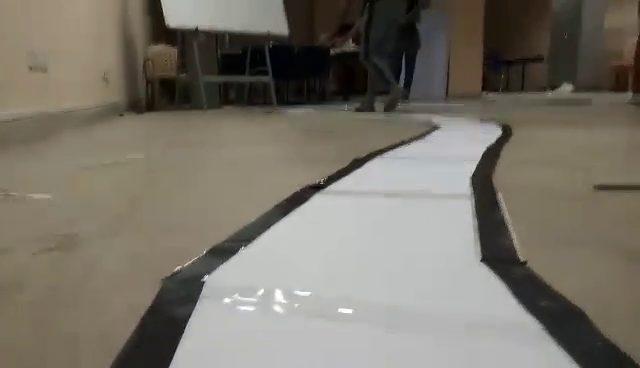
#> input picture frame 114 of abc.mp4, 640 x 368 px
$ python selfcar.py
#> lines starting #> are read from the running program, lines starting #| are printed output that depends on the picture
#Kriti - Kameng 2018

#Import required libraries
import cv2
import numpy as np
from sklearn import linear_model
from sklearn.metrics import mean_squared_error, r2_score
import matplotlib.pyplot as plt
import time
import serial
import struct

#Take input from camera
cap = cv2.VideoCapture('abc.mp4')
ret, frame = cap.read()
#> frame is the input picture: shape (368, 640, 3); mean B, G, R 104.4, 115, 120.5
#frame = cv2.imread('Lane8.png')
font = cv2.FONT_HERSHEY_SIMPLEX

#Global Variables
size_y,size_x,channels = frame.shape
#> size_y = 368; size_x = 640; channels = 3

#Nothing function for trackbars
def nothing(x):
    pass

#arduino = serial.Serial('/dev/ttyACM0', 9600)

#++++++++++++++++++++++++++++++++++++++++++++++++++++++++++++++++++++
#Detection and Planning
def run(thresh):
    global size_x
    global size_y
    global crop_y
    framenumber = 0
    start = time.time()
    print('Starting Detection')
    time.sleep(1)
    #Run continuously
    while True:
        #Get image
        ret, frame = cap.read()
        framenumber += 1
        print("Frame-Number : ", framenumber)
        crop_top = thresh[0]
        crop_bottom = thresh[1]
        lower = thresh[2]
        upper = thresh[3]
        #Crop Image
        crop = frame[size_y-crop_top:size_y-crop_bottom,0:size_x]
        crop_y,crop_x,crop_ch = crop.shape
        centre_x = int(size_x/2)
        centre_y = int(size_y/2)
        #Convert to grayscale
        gray = cv2.cvtColor(crop,cv2.COLOR_BGR2GRAY)
        #Create binary mask
        mask = cv2.inRange(gray,lower,upper)
        #Morphological transformations
        mask = morph(3,mask)
        #Lists to store left and right values
        left = []
        right = []
        #Sample at specific points along y axis
        for i in range(crop_y):
            if i%5 == 0:
                #Get last black point left to centre
                l_max = centre_x - mask[i,0:centre_x][::-1].argmax()
                left.append([l_max,i + size_y-crop_y])
                #Get first black point right to centre
                r_max = mask[i,centre_x:crop_x].argmax()
                right.append([centre_x + r_max,i + size_y-crop_y])
        left = np.array(left)
        right = np.array(right)
        #print(right[int(len(right)/2),0], size_x)
        #Check for 90 degrees to left
        if left[0,0] == centre_x:
            if right[0,0] == centre_x:
                transmit(-90)
                continue
        #Regression
        l_coeff = regression(left)
        r_coeff = regression(right)
        #Find intersection
        intercept_x = (r_coeff[1] - l_coeff[1])/(l_coeff[0] - r_coeff[0])
        intercept_y = l_coeff[0]*intercept_x + l_coeff[1]
        #Find angle wrt centre
        angle = int(np.arctan2((centre_x-intercept_x),(-1*intercept_y + size_y))[0] * 180/3.14)
        #print('Angle : ', angle)
        #Draw centre and intersection lines
        new = frame.copy()
        l_x1 = (size_y-l_coeff[1])/l_coeff[0]
        l_y1 = size_y
        l_x2 = -l_coeff[1]/l_coeff[0]
        r_x1 = (size_y-r_coeff[1])/r_coeff[0]
        r_y1 = size_y
        r_x2 = -r_coeff[1]/r_coeff[0]
        cv2.line(new,(l_x1,l_y1),(l_x2,0),(0,0,255),2)
        cv2.line(new,(r_x1,r_y1),(r_x2,0),(0,0,255),2)
        cv2.line(new,(centre_x,size_y),(centre_x,0),(255,255,255),2)
        cv2.line(new,(centre_x,size_y),(intercept_x,intercept_y),(255,255,0),2)
        cv2.putText(new,str(angle),(centre_x,size_y-5),font,0.5,(0,255,0),1,cv2.LINE_AA)
        #Show images
        cv2.imshow('NEW',new)
        cv2.imshow('MASK', mask)
        #Transmit Speeds
        transmit(angle)
        #Change this for frame rate
        time.sleep(0.2)
        k = cv2.waitKey(5) & 0xFF
        if k == 27:
            break
    #regression(left)
    cap.release()
    cv2.destroyAllWindows()

#Kernel function
def kernel(size):
    return cv2.getStructuringElement(cv2.MORPH_ELLIPSE,(size,size))

#Transformations
def morph(layers,mask):
    #Max 4
    if layers == 1:
        mask = cv2.GaussianBlur(mask,(5,5),2)
    if layers == 2:
        mask = cv2.GaussianBlur(mask,(5,5),2)
        mask = cv2.morphologyEx(mask, cv2.MORPH_OPEN, kernel(4))
    if layers == 3:
        mask = cv2.GaussianBlur(mask,(5,5),2)
        mask = cv2.morphologyEx(mask, cv2.MORPH_OPEN, kernel(4))
        mask = cv2.morphologyEx(mask, cv2.MORPH_CLOSE, kernel(6))
    if layers == 4:
        mask = cv2.GaussianBlur(mask,(5,5),2)
        mask = cv2.morphologyEx(mask, cv2.MORPH_OPEN, kernel(4))
        mask = cv2.morphologyEx(mask, cv2.MORPH_CLOSE, kernel(6))
        mask = cv2.medianBlur(mask, 5)
    return mask

#Regression
def regression(data):
    X_train = data[:,0].reshape(-1,1)
    y_train = data[:,1]
    regr = linear_model.LinearRegression()
    regr.fit(X_train,y_train)
    #print('Regression Coefficents : ', regr.coef_)
    #print('Intercept : ', regr.intercept_)
    m = regr.coef_
    c = regr.intercept_
    if m == 0:
        m += 0.0001
    return [m,c]

#Calibration
def calibrate():
    print('Starting Calibration')
    ret,frame = cap.read()
    while True:

        #Get trackbar values
        crop_top = int(cv2.getTrackbarPos('Crop_top', 'Thresholds'))
        crop_bottom = int(cv2.getTrackbarPos('Crop_bottom', 'Thresholds'))
        lower = int(cv2.getTrackbarPos('Lower_Gray', 'Thresholds'))
        upper = int(cv2.getTrackbarPos('Upper_Gray', 'Thresholds'))
        crop = frame[size_y-crop_top:size_y-crop_bottom,0:size_x]
        crop_y,crop_x,crop_ch = crop.shape
        centre_x = int(size_x/2)
        #Convert to grayscale
        gray = cv2.cvtColor(crop,cv2.COLOR_BGR2GRAY)
        #Create binary mask
        mask = cv2.inRange(gray,lower,upper)
        #Morphological transformations
        mask = morph(3,mask)
        cv2.imshow('Mask',mask)
        cv2.imshow('Frame',gray)
        k = cv2.waitKey(5) & 0xFF
        if k == 13:
            break
    #cap.release()
    cv2.destroyAllWindows()
    out = [crop_top,crop_bottom,lower,upper]
    print('Calibration done')
    print('Selected Parameters')
    print('crop_top :',crop_top, '\tcrop_bottom : ',crop_bottom)
    print('lower :',lower,'\tupper :',upper)
    return out

#Transmission
def transmit(angle):
    #Speed control
    if (abs(angle)<5):
        speed_l = 2
        speed_r = 2
        dir_l = 0 #Forward
        dir_r = 0 #Forward
        print('Motion : Forward')
    if (abs(angle) >= 90):
        speed_l = 2
        speed_r = 2
        print('Motion : 90 Degrees')
    #Set for positive angle - Left motion
    if angle > 5 :
        dir_l = 1 #Backward
        dir_r = 0 #Forward
        print('Motion : Left')
        if angle < 60:
            speed_l = 1
            speed_r = 1
    #In case 60<angle<90 both have same speeds but opppsite directions
    #Set for negative angle - Right motion
    elif angle < -5 :
        print('Motion : Right')
        dir_l = 0 #Forward
        dir_r = 1 #Backward
        if angle > -60:
            speed_l = 1
            speed_r = 1
    #Send 4 digit number
    #serial_data = str(dir_l) + str(speed_l) + str(dir_r) + str(speed_r)
    #print(serial_data)
    #arduino.write(struct.pack('>BBBB',dir_l,speed_l,dir_r,speed_r))

#Main function
def main():
    print('Kameng Hostel - Autonomous Navigation System\n')
    #Create window for thresholds
    cv2.namedWindow('Thresholds')
    cv2.createTrackbar('Crop_top', 'Thresholds', size_y, size_y, nothing)
    cv2.createTrackbar('Crop_bottom', 'Thresholds', 0, size_y, nothing)
    cv2.createTrackbar('Lower_Gray', 'Thresholds', 0, 255, nothing)
    cv2.createTrackbar('Upper_Gray', 'Thresholds', 255, 255, nothing)
    thresh = calibrate()
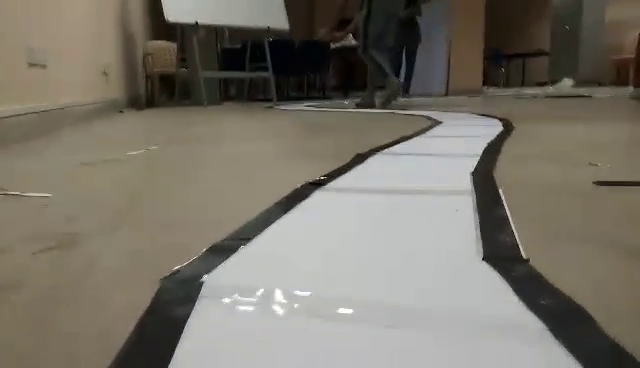
#> input picture frame 115 of abc.mp4, 640 x 368 px
#> in calibrate, frame is the input picture: shape (368, 640, 3); mean B, G, R 104.9, 115.6, 120.9
#> in calibrate, `gray = cv2.cvtColor(crop,cv2.COLOR_BGR2GRAY)`:
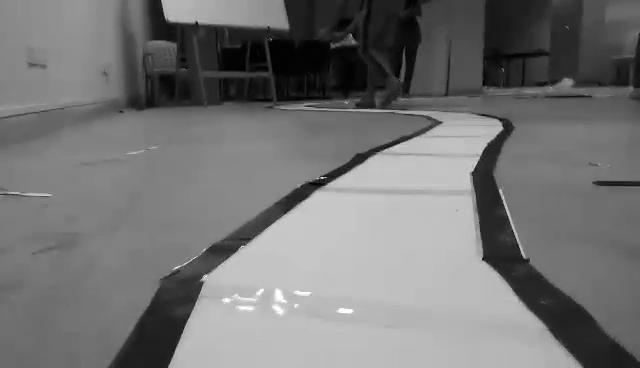
#> gray: shape (368, 640); min 0, max 255, mean 116
#> in calibrate, `mask = cv2.inRange(gray,lower,upper)`: mask: shape (368, 640); every value is 255
#> (key Esc is pressed here)
    time.sleep(1)
    run(thresh)
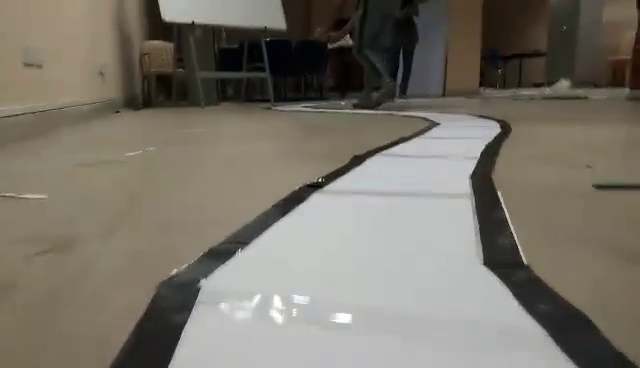
#> input picture frame 116 of abc.mp4, 640 x 368 px
#> in run, frame is the input picture: shape (368, 640, 3); mean B, G, R 104.9, 115.5, 120.8
#> in run, `gray = cv2.cvtColor(crop,cv2.COLOR_BGR2GRAY)`:
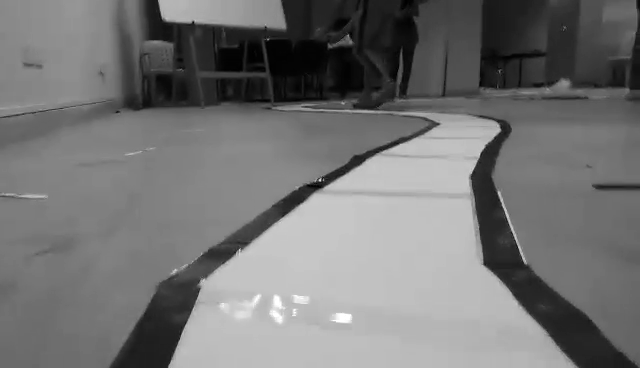
#> gray: shape (368, 640); min 0, max 255, mean 115.9
#> after the loop in run, `for i in range(crop_y):`: left = 74 pairs, first value 320 to 320, second value 0 to 365; right has the same summary as left
    print('Runtime Over!')
    print('Closing!')

#Run the program
if __name__ == '__main__':
    main()

$ run again, starting later in the video
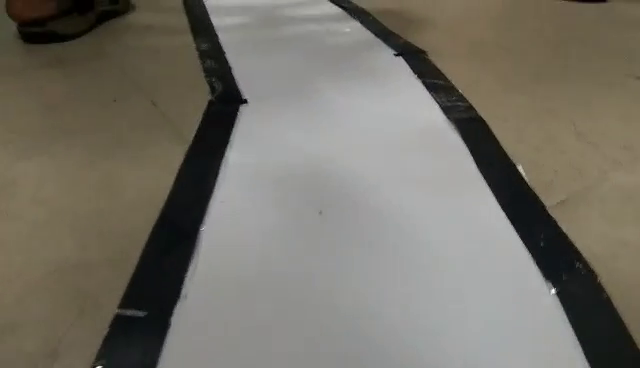
#> input picture frame 515 of abc.mp4, 640 x 368 px
#> frame is the input picture: shape (368, 640, 3); mean B, G, R 103.3, 113.2, 117.2
#> mask: shape (368, 640); every value is 255
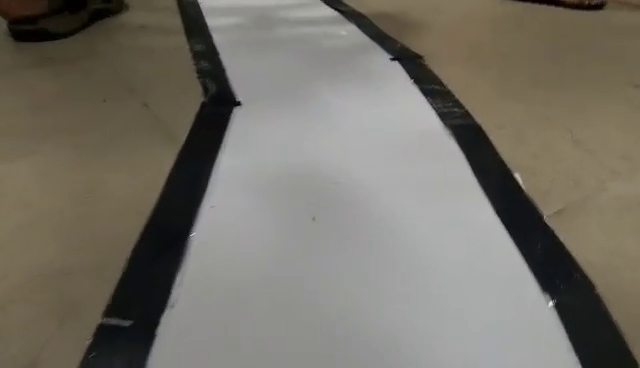
#> input picture frame 517 of abc.mp4, 640 x 368 px
#> in run, frame is the input picture: shape (368, 640, 3); mean B, G, R 103.4, 113, 117.3
#> in run, `gray = cv2.cvtColor(crop,cv2.COLOR_BGR2GRAY)`:
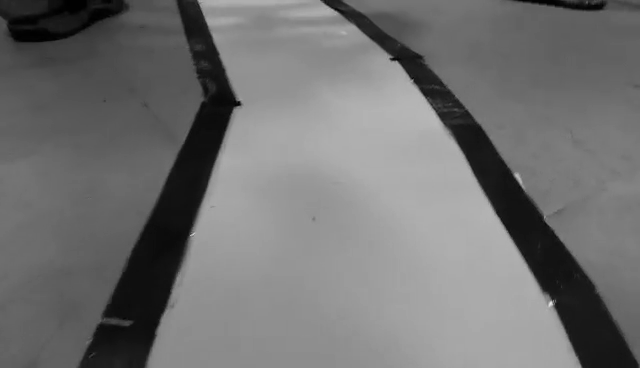
#> gray: shape (368, 640); min 0, max 233, mean 113.1
#> after the loop in run, `for i in range(crop_y):`: left = 74 pairs, first value 320 to 320, second value 0 to 365; right has the same summary as left

$ run again, starting later in the video
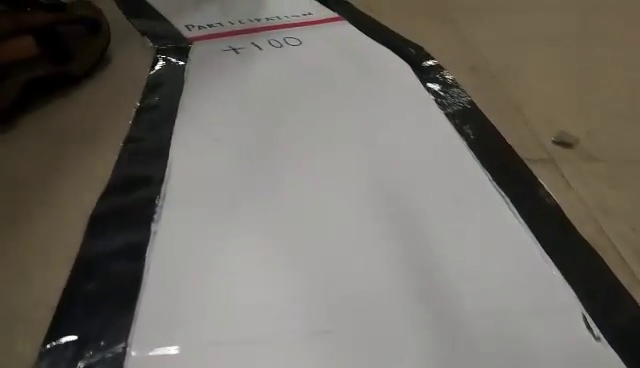
#> input picture frame 916 of abc.mp4, 640 x 368 px
#> frame is the input picture: shape (368, 640, 3); mean B, G, R 100.9, 108.3, 112.8
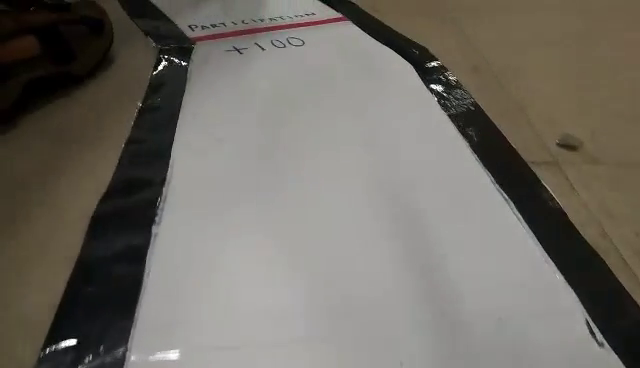
#> input picture frame 917 of abc.mp4, 640 x 368 px
#> in calibrate, frame is the input picture: shape (368, 640, 3); mean B, G, R 100.6, 108.2, 112.5
#> mask: shape (368, 640); every value is 255
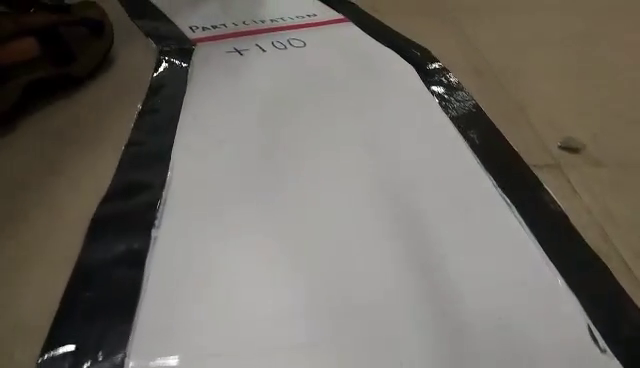
#> input picture frame 918 of abc.mp4, 640 x 368 px
#> in run, frame is the input picture: shape (368, 640, 3); mean B, G, R 100.9, 108.2, 112.8
#> after the loop in run, `for i in range(crop_y):`: left = 74 pairs, first value 320 to 320, second value 0 to 365; right has the same summary as left
